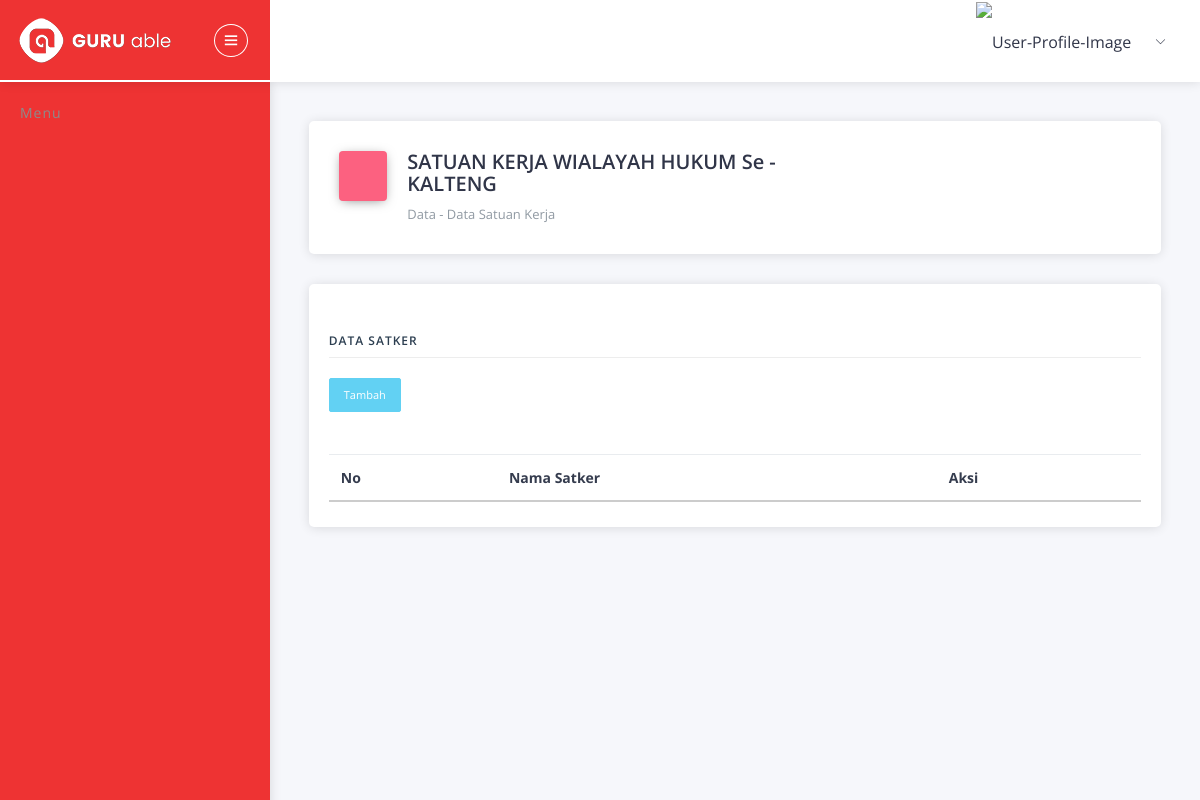
Before: /index.php/satker with the older database file.
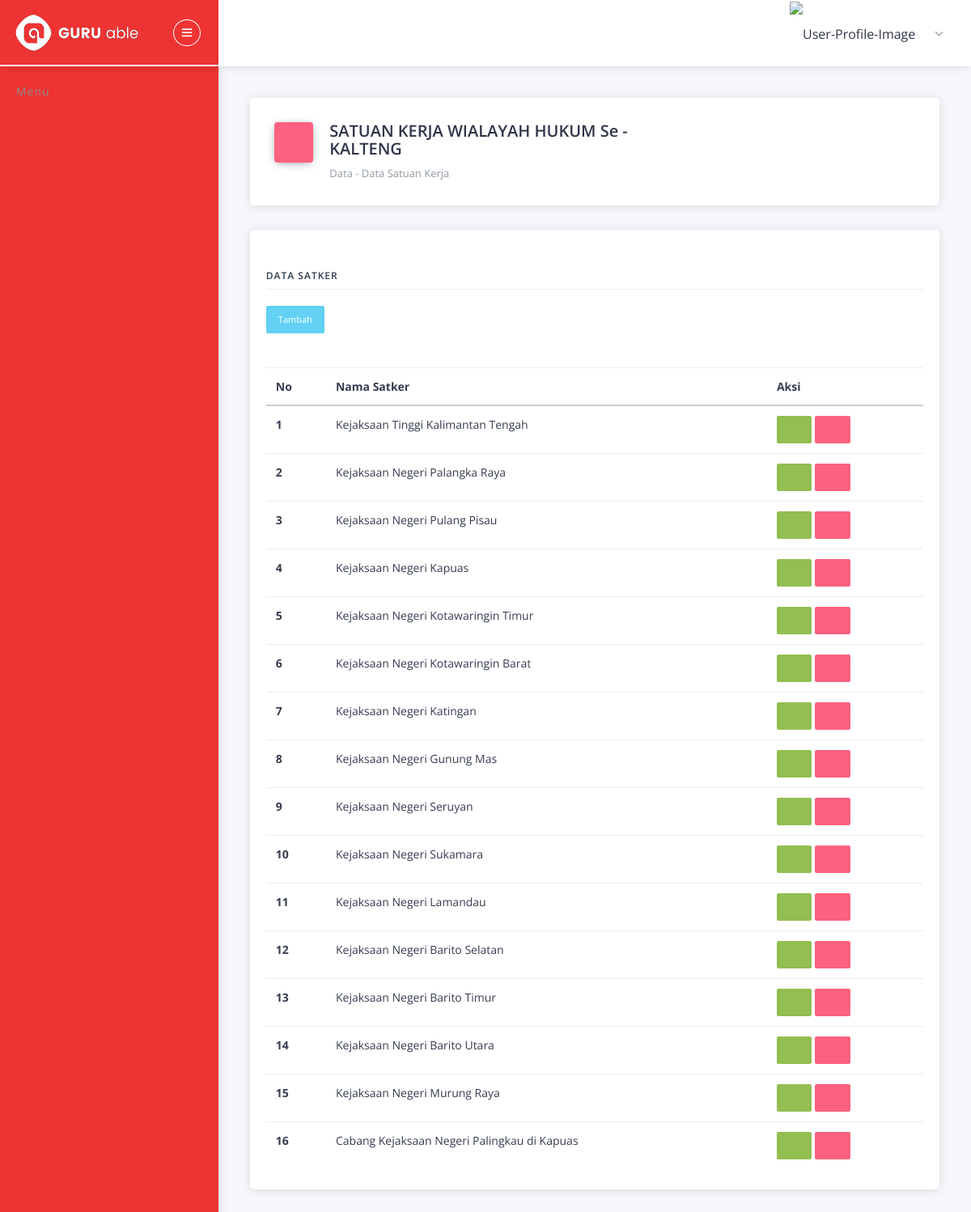
After: the same page with the newer database file.
### tables this page shows
CREATE TABLE IF NOT EXISTS `satker_jaksa` (
  `id` int(5) NOT NULL,
  `satker` varchar(50) NOT NULL
);

### application/controllers/Satker.php (called while the page is built, shortened)
<?php
class Satker extends CI_Controller
{
    public function __construct()
    {
        $this->load->model('Satker_model');
    }
    public function index()
    {
        $data['satker'] = $this->Satker_model->getAllSatker();
        $this->load->view('template/atas');
        $this->load->view('satker/index', $data);
        $this->load->view('template/bawah');
    }
}

### index.php (called while the page is built, shortened)
<?php
require_once BASEPATH.'core/CodeIgniter.php';

### application/models/Satker_model.php (called while the page is built, shortened)
<?php
class Satker_model extends CI_model
{
    public function getAllSatker()
    {
        return $this->db->get('satker_jaksa')->result_array();
    }
}

### application/views/satker/index.php (the view, shortened to what this page needs)
<div class="pcoded-content">
    <div class="pcoded-inner-content">
        <div class="main-body">
            <div class="page-wrapper">
                <div class="page-header card">
                    <div class="row align-items-end">
                        <div class="col-lg-8">
                            <div class="page-header-title">
                                <i class="icofont icofont icofont icofont-file-document bg-c-pink"></i>
                                <div class="d-inline">
                                    <h4>SATUAN KERJA WIALAYAH HUKUM Se - KALTENG</h4>
                                    <span>Data - Data Satuan Kerja</span>
                                </div>
                            </div>
                        </div>
                        <div class="col-lg-4">
                        </div>
                    </div>
                </div>
                <div class="page-body">
                    <div class="row">
                        <div class="col-sm-12">
                            <div class="card">
                                <div class="card-header">
                                </div>
                                <div class="card-block">
                                    <h4 class="sub-title">Data Satker</h4>
                                    <a href="<?= base_url() ?>satker/add" class="btn btn-info btn-sm"> Tambah </a><br>
                                    <br>
                                    <br>
                                    <div class="card-block table-border-style">
                                        <div class="table-responsive">
                                            <table class="table">
                                                <thead>
                                                    <tr>
                                                        <th>No</th>
                                                        <th>Nama Satker</th>
                                                        <th>Aksi</th>
                                                    </tr>
                                                </thead>
                                                <tbody>
                                                    <?php $no = 1;
                                                    foreach ($satker as $value) : ?>
                                                        <tr>
                                                            <th scope="row"><?= $no++ ?></th>
                                                            <td><?= $value['satker'] ?></td>
                                                            <td><a href="<?= base_url() ?>satker/update/<?= $value['id_satker']; ?>" class="btn btn-success btn-sm">
                                                                    <i class="icofont icofont-pencil-alt-5"></i>
                                                                </a>
                                                                <a onclick="return confirm('Yakin Hapus')" href="<?= base_url() ?>satker/delete/<?= $value['id_satker']; ?>" class="btn btn-danger btn-sm">
                                                                    <i class="icofont icofont-trash"></i>
                                                                </a>
                                                            </td>
                                                        </tr>
                                                    <?php endforeach ?>
                                                </tbody>
                                            </table>
                                        </div>
                                    </div>
                                </div>
                            </div>
                        </div>
                    </div>
                </div>
            </div>
        </div>
    </div>
</div>

Changed rows visible on the page:
added satker_jaksa: satker "Kejaksaan Tinggi Kalimantan Tengah"
added satker_jaksa: satker "Kejaksaan Negeri Palangka Raya"
added satker_jaksa: satker "Kejaksaan Negeri Pulang Pisau"
added satker_jaksa: satker "Kejaksaan Negeri Kapuas"
added satker_jaksa: satker "Kejaksaan Negeri Kotawaringin Timur"
added satker_jaksa: satker "Kejaksaan Negeri Kotawaringin Barat"
added satker_jaksa: satker "Kejaksaan Negeri Katingan"
added satker_jaksa: satker "Kejaksaan Negeri Gunung Mas"
added satker_jaksa: satker "Kejaksaan Negeri Seruyan"
added satker_jaksa: satker "Kejaksaan Negeri Sukamara"
added satker_jaksa: satker "Kejaksaan Negeri Lamandau"
added satker_jaksa: satker "Kejaksaan Negeri Barito Selatan"
added satker_jaksa: satker "Kejaksaan Negeri Barito Timur"
added satker_jaksa: satker "Kejaksaan Negeri Barito Utara"
added satker_jaksa: satker "Kejaksaan Negeri Murung Raya"
added satker_jaksa: satker "Cabang Kejaksaan Negeri Palingkau di Kapuas"
